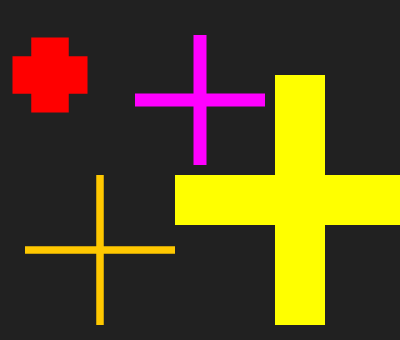
Frame 1 (no input)
Frame 60 (the mouse pressed at the canvas centre just before this capture): identical to frame 1, image omitted
Frame 120 (the mouse held since frame 60 and released just before this capture): identical to frame 1, image omitted

The Processing sketch that drew this single still picture (run headless with seeded random() and noise(); from frame 60 on, the mouse is pressed at the canvas centre):

// Processing sketch: Croix_01
// ── Croix_01.pde
/*
 * FUNCTION_CROIX
 * Dessiner un croix
 *
 * Author & date
 * links / refs ...
 *
 *
 * end
 */

/////////////////////////// GLOBALS ////////////////////////////

/////////////////////////// SETUP ////////////////////////////

void setup() {
  size(400, 340);
  background(33);
  smooth();
  noStroke();
  rectMode(CENTER);
  
  croix(50, 75, 75, 2, color(255,0,0));
  croix(200, 100, 130, 10, color(255,0,255));
  croix(300, 200, 250, 5, color(255,255,0));
  croix(100, 250, 150, 20, color(255,200,0));
}

/////////////////////////// DRAW ////////////////////////////
void draw() {
}

/////////////////////////// FUNCTIONS ////////////////////////////
void croix(float _x, float _y, float _len, float _fact, color _c) {
  fill(_c);
  rect(_x, _y, _len, _len/_fact);
  rect(_x, _y, _len/_fact, _len);
}
